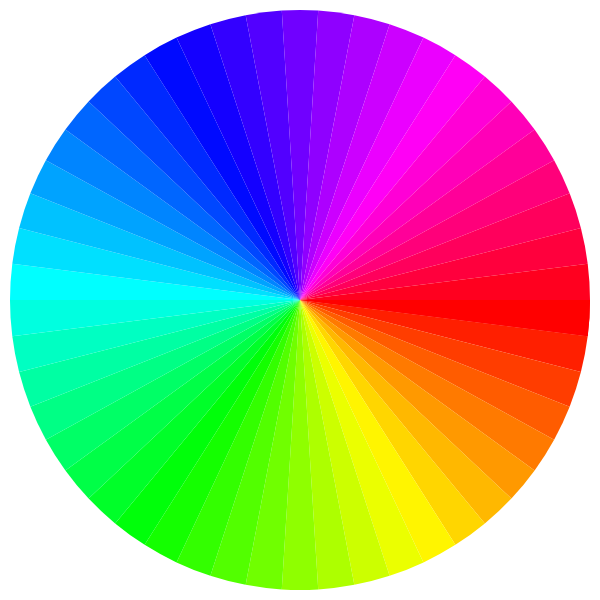
Frame 1 (no input)
Frame 60 (no input): identical to frame 1, image omitted
Frame 120 (the mouse pressed at the canvas centre since frame 60): identical to frame 1, image omitted

The p5.js sketch that drew this single still picture (run headless with seeded random() and noise() and a simulated clock; from frame 60 on, the mouse is pressed at the canvas centre):

// p5.js sketch
// ── sketch.js
const NUM_SLICES = 50;
let sliceSlider;
let modeSelecter;
let showStroke;

function setup() {
  createCanvas(600, 600);
  // noLoop();
  noStroke();
  colorMode(HSB, TWO_PI, 100, 100);
  sliceSlider = createSlider(3, 200, NUM_SLICES, 1);
  sliceSlider.position(10, height + 10);

  modeSelecter = createSelect();
  modeSelecter.position(10, height + 30);
  modeSelecter.option("DEFAULT");
  modeSelecter.option("PIE");
  modeSelecter.option("CHORD");
  modeSelecter.option("OPEN");

  showStroke = createCheckbox("Stroke", false);
  showStroke.position(10, height + 50);

}

function draw() {
  background('white');
 
  const slices = sliceSlider.value();
  const cx = width / 2;
  const cy = height / 2;
  const offset = TWO_PI / slices;
  const mode = pickMode(modeSelecter.value());

  if (showStroke.checked()){
    stroke("black");
    strokeWeight(3);
  }else{
    noStroke();
  }

  for (let angle = 0; angle < TWO_PI+0.1; angle+=offset){
    fill(angle , 100, 100);
    arc(cx, cy, width - 20, height - 20, angle, angle + offset, mode); 
  }
}

function pickMode(mode){
  switch(mode){
    case "PIE":
      return PIE;
    case "CHORD":
      return CHORD;
    case "OPEN":
      return OPEN;
    default:
      return ;
  }
}
